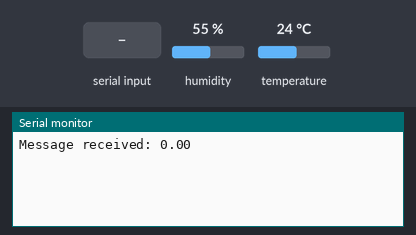
Simulated run of this sketch. Board: ESP32. On the bench: the last lines printed to the serial monitor. The inputs (shaded band) are chosen by the test bench; at power-on: humidity 55 %, temperature 24 °C.

Above: at 3.0 s.
3.1 s: humidity set to 22 %
At 4.3 s:
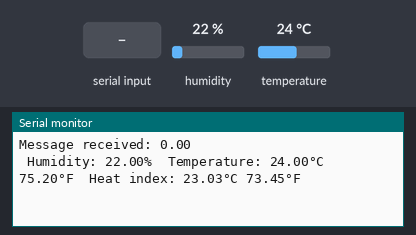
7.3 s: "90,45\n" received over the second serial link
8.8 s: temperature set to 12 °C
At 10.2 s:
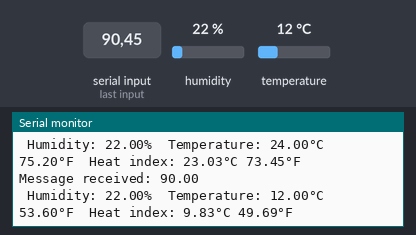
10.3 s: "30,150\n" received over the second serial link
At 11.7 s:
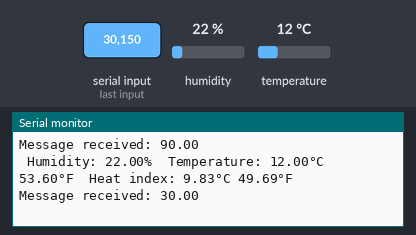
11.8 s: humidity set to 40 %
At 13.1 s:
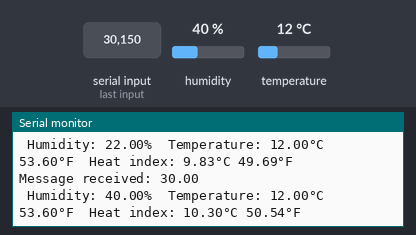
Timing chart, 0 to 14.3 s (numbered marks = the images above; inputs shaded):
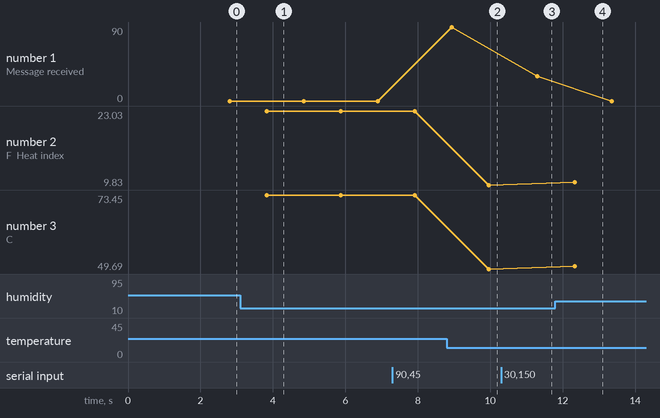

The sketch:

Rain_Gauge.ino
```cpp
#define BLYNK_TEMPLATE_ID "TMPLZ4_MFhfx"
#define BLYNK_DEVICE_NAME "SMART UART"
#define RXp2 16
#define TXp2 17
#define BLYNK_FIRMWARE_VERSION        "0.1.0"

#define BLYNK_PRINT Serial
#define APP_DEBUG
#define USE_WROVER_BOARD
#include "DHT.h"

#define DHTPIN 2     // Digital pin connected to the DHT sensor

#define DHTTYPE DHT11
#include "BlynkEdgent.h"
#define Dht D7
DHT dht(DHTPIN, DHTTYPE);
void setup() {
  // put your setup code here, to run once:
  Serial.begin(9600);
   dht.begin();
  Serial2.begin(9600, SERIAL_8N1, RXp2, TXp2);
  BlynkEdgent.begin();
}

void readvalue()
{
 String v=Serial2.readString();
 v=v.toFloat();


  Serial.print("Message received: ");
  Serial.println(v);

  Blynk.virtualWrite(V2, v);
  delay(1000);
  float h = dht.readHumidity();
  // Read temperature as Celsius (the default)
  float t = dht.readTemperature();
  // Read temperature as Fahrenheit (isFahrenheit = true)
  float f = dht.readTemperature(true);

  // Check if any reads failed and exit early (to try again).
  if (isnan(h) || isnan(t) || isnan(f)) {
    Serial.println(F("Failed to read from DHT sensor!"));
    return;
  }

  // Compute heat index in Fahrenheit (the default)
  float hif = dht.computeHeatIndex(f, h);
  // Compute heat index in Celsius (isFahreheit = false)
  float hic = dht.computeHeatIndex(t, h, false);
  Blynk.virtualWrite(V3, h);
  Blynk.virtualWrite(V1, t);

  Serial.print(F(" Humidity: "));
  Serial.print(h);
  Serial.print(F("%  Temperature: "));
  Serial.print(t);
  Serial.print(F("°C "));
  Serial.print(f);
  Serial.print(F("°F  Heat index: "));
  Serial.print(hic);
  Serial.print(F("°C "));
  Serial.print(hif);
  Serial.println(F("°F"));
}


void loop() {
  BlynkEdgent.run();
  readvalue();

}
```

Measured:
- after the input at 3.1 s, the serial monitor: prints a new line after 0.73 s (image 1)
- after the input at 8.8 s, the serial monitor: prints a new line after 1.2 s (image 2)
- after the input at 10.3 s, the serial monitor: prints a new line after 1.0 s (image 3)
- after the input at 11.8 s, the serial monitor: prints a new line after 0.53 s (image 4)
- plotted number 1: 90 → 30 after the input at 10.3 s
- plotted number 2: 23.03 → 9.83 after the input at 8.8 s, 9.83 → 10.3 after the input at 11.8 s
- plotted number 3: 73.45 → 49.69 after the input at 8.8 s, 49.69 → 50.54 after the input at 11.8 s
